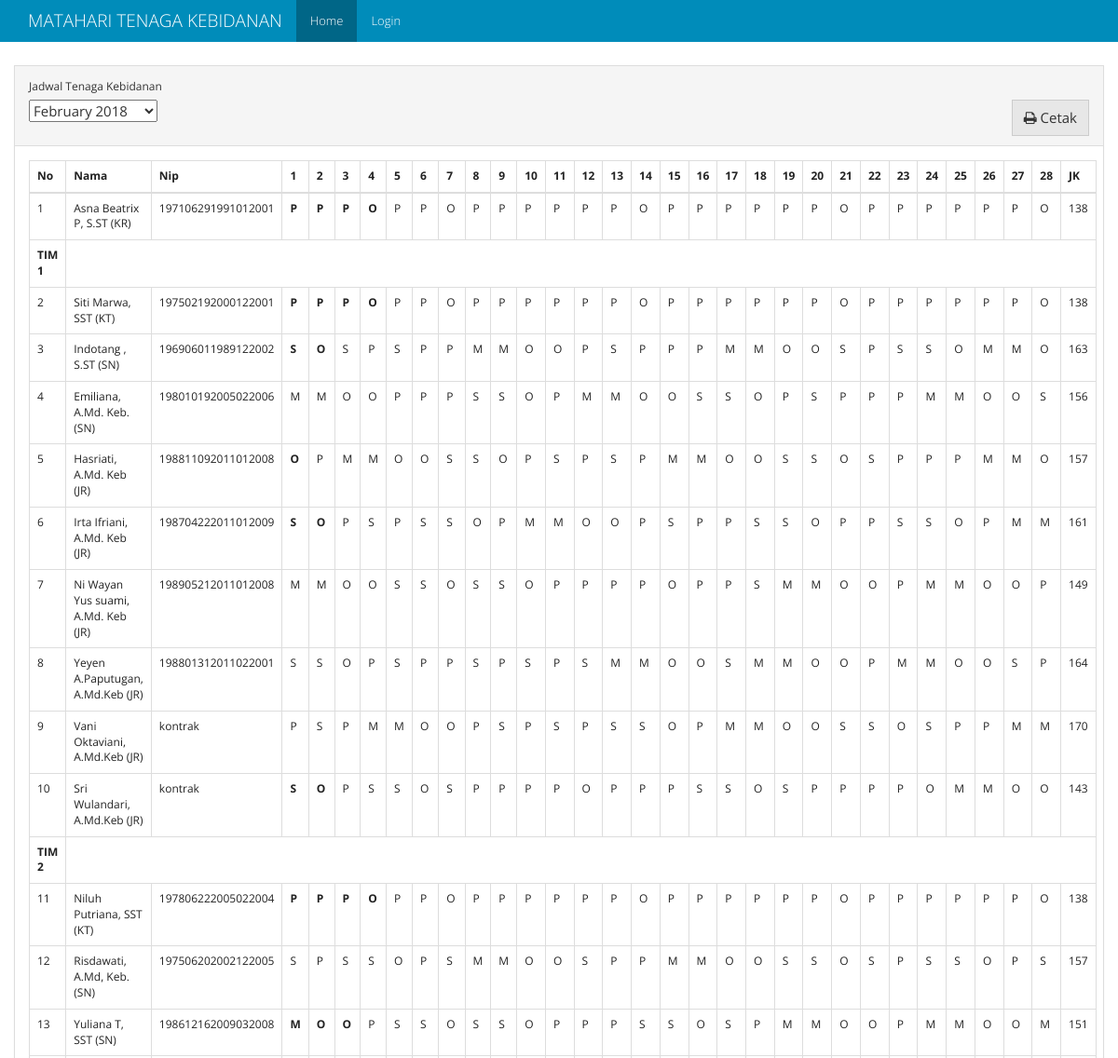
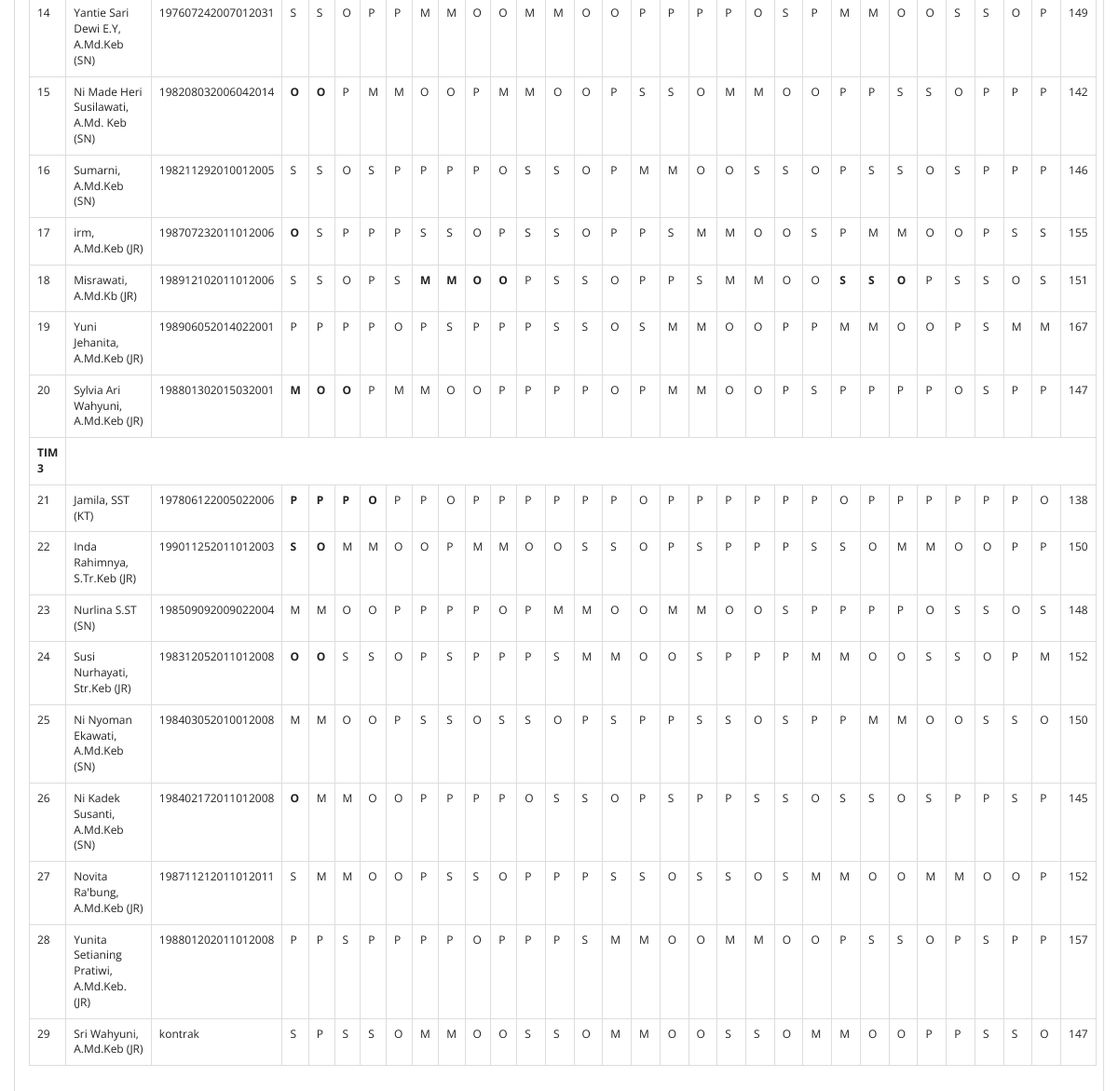
The page / on the database its author committed (2 pictures, top to bottom).
### models.py (models this page shows, shortened)
class Schedules(db.Model):
    id = db.Column(db.Integer, primary_key=True)
    periode_id = db.Column(db.Integer, db.ForeignKey("periode.id"), nullable=False)
    bidan_id = db.Column(db.Integer, db.ForeignKey("bidan.id", ondelete='SET NULL'), nullable=True)
    shift = db.Column(db.Text, default="", nullable=True)
    rest_shift = db.Column(db.Text, default="CLEAR", nullable=True)
    name = db.Column(db.String(50), nullable=True)
    nip = db.Column(db.String(20), nullable=True)
    officer = db.Column(db.String(20), nullable=True)
    tim = db.Column(db.String(10), nullable=True)

### views.py (the view)
@app.route("/", methods=['GET', 'POST'])
def homepage():
    table_query = Schedules.query \
        .join(Periode) \
        .add_columns(Schedules.id.label("schedule_id"), Schedules.officer, Schedules.nip, Schedules.name, Schedules.shift, Schedules.rest_shift, Schedules.tim, Periode.id, Periode.periode)
    table_periode = table_query.order_by(Periode.periode.desc()).group_by(Periode.periode).all()
    list_periode = []
    for periode in table_periode:
        pr = {}
        pr["id"] = periode.periode.strftime("%Y-%m-%d")
        pr["periode"] = periode.periode.strftime("%B %Y")
        list_periode.append(pr)
    if request.method == 'POST':
        periode_periode = request.form["select-periode"]
    else:
        periode_periode = list_periode[0]["id"]
    periode_split = periode_periode.split("-")
    periode_date = datetime.date(int(periode_split[0]), int(periode_split[1]), 1)
    days = calendar.monthrange(periode_date.year, periode_date.month)[1]
    kt = [shift_list(table_query.filter((Schedules.officer == "KT") & (Schedules.tim == "tim1")).filter(Periode.periode == periode_date).all()),
          shift_list(table_query.filter((Schedules.officer == "KT") & (Schedules.tim == "tim2")).filter(Periode.periode == periode_date).all()),
          shift_list(table_query.filter((Schedules.officer == "KT") & (Schedules.tim == "tim3")).filter(Periode.periode == periode_date).all())]
    tim = [shift_list(table_query.filter((Schedules.tim == "tim1") & (Schedules.officer != "KT")).filter(Periode.periode == periode_date).order_by(Schedules.bidan_id.asc()).all()),
           shift_list(table_query.filter((Schedules.tim == "tim2") & (Schedules.officer != "KT")).filter(Periode.periode == periode_date).order_by(Schedules.bidan_id.asc()).all()),
           shift_list(table_query.filter((Schedules.tim == "tim3") & (Schedules.officer != "KT")).filter(Periode.periode == periode_date).order_by(Schedules.bidan_id.asc()).all())]
    periode_schedule = {"kr": shift_list(table_query.filter(Schedules.officer == "KR").filter(Periode.periode == periode_date).all()),
                        "kt": kt, "tim": tim}
    return render_template('home.html', periode=list_periode, table=periode_schedule, periode_value=periode_periode, days=days)

### app.py (called while the page is built)
@app.before_request
def _before_request():
    g.user = current_user

### views.py (called while the page is built)
def shift_list(obj):
    new_obj = []
    for result in obj:
        temp_obj = {}
        temp_obj["id"] = result.id
        temp_obj["name"] = result.name
        temp_obj["officer"] = result.officer
        temp_obj["tim"] = result.tim
        temp_obj["nip"] = result.nip
        shift = ''.join(result.shift.split())
        if shift != "" and shift != "CLEAR":
            temp_obj["shift"] = result.shift.split(",")
        else:
            temp_obj["shift"] = None
        rest_shift = ''.join(result.rest_shift.split())
        if rest_shift != "" and rest_shift != "CLEAR":
            temp_obj["rest_shift"] = result.rest_shift.split(",")
        else:
            temp_obj["rest_shift"] = None
        temp_obj['total_jam_kerja'] = get_hours_total(temp_obj)
        temp_obj["schedule_id"] = result.schedule_id
        new_obj.append(temp_obj)
    return new_obj

### templates/home.html (shortened to what this page needs)
{% extends "base.html" %}
{% from "macro/shift_element.html" import shift_element %}
{% block class_container %}container-fluid{% endblock %}
{% block nav_home %} active {% endblock %}
{%  block content %}
<div class="panel panel-default">
		  <div class="panel-heading">
		  	  <div class="form-group">
		    <label for="select-periode">Jadwal Tenaga Kebidanan</label>
				  <form action="/" id="form-periode" class="form form-inline" method="post">
					  <select  name="select-periode" id="select-periode">
						{% for pr in periode %}
							<option value="{{pr['id']}}">{{pr['periode']}}</option>
						{% endfor %}
					  </select>
                      <button id="cetak-jadwal" class="btn btn-default pull-right"> <i class="fa fa-print" aria-hidden="true"></i>  Cetak</button>
				  </form>
		  </div>
		  </div>
		  <div class="panel-body">
                <table class="table table-bordered table-responsive">
                  <thead>
                    <tr>
                      <th>No</th>
                      <th>Nama</th>
                      <th>Nip</th>
                      {% for i in range(days) %}
                        <th>{{loop.index}}</th>
                      {% endfor %}
                        <th>JK</th>
                    </tr>
                  </thead>
                  <tbody>
                    <tr>
                      <td class="table-number">-</td>
                      {% for table in table['kr'] %}
                          <td>{{ table.name }} ({{table.officer}})</td>
                          <td>{{ table.nip|default('<unknown>', True) }}</td>
                          {{ shift_element(table,days) }}
                        <td>{{ table.total_jam_kerja}}</td>
                      {% endfor %}
                    </tr>
                    {% for i in range(0, (table['kt']) | length) %}
                        <tr>
                          <td><strong>TIM {{ loop.index }}</strong></td>
                        </tr>
                        <tr>
                          <td class="table-number">-</td>
                          {% for table in table['kt'][i] %}
                              <td>{{ table.name }} ({{table.officer}})</td>
                              <td>{{ table.nip|default('<unknown>', True) }}</td>
                              {{ shift_element(table,days) }}
                            <td>{{ table.total_jam_kerja}}</td>
                          {% endfor %}
                        </tr>
                        {% for table in table['tim'][i] %}
                          <tr>
                              <td class="table-number">-</td>
                              <td>{{ table.name }} ({{table.officer}})</td>
                              <td>{{ table.nip|default('<unknown>', True) }}</td>
                              {{ shift_element(table,days) }}
                              <td>{{ table.total_jam_kerja}}</td>
                          </tr>
                        {% endfor %}
                    {% endfor %}
                  </tbody>
                </table>
		  </div>
		</div>
{% endblock %}

### templates/base.html (shortened to what this page needs)
<!DOCTYPE html>
<html lang="en">
<head>
    <link rel="stylesheet" href="{{ url_for('static', filename='css/bootstrap.min.css')}}">
    <link rel="stylesheet" href="{{ url_for('static', filename='css/font-awesome.css')}}">
</head>
<body>
<nav class="navbar navbar-inverse navbar-fixed-top">
    <div class="container">
        <div class="navbar-header">
            <a class="navbar-brand" href="#">{% block branding %}MATAHARI TENAGA KEBIDANAN{% endblock %}</a>
        </div>
        <div id="navbar" class="collapse navbar-collapse">
            <ul class="nav navbar-nav">
                <li class="{% block nav_home %}{% endblock %}"><a href="{{ url_for('homepage') }}">Home</a></li>
                {% if g.user.is_authenticated %}
                    <li class="{% block nav_penjadwalan %}{% endblock %}"><a href="{{ url_for('penjadwalan') }}">Penjadwalan</a></li>
                    <li class="{% block nav_setting %}{% endblock %}"><a href="{{ url_for('setting') }}">Pengaturan Proses</a></li>
                    <li class=""><a href="/admin/">Admin</a></li>
                    <li><a href="{{ url_for('logout') }}">Logout</a></li>
                {% else %}
                    <li class="{% block nav_login %}{% endblock %}"><a href="{{ url_for('login') }}">Login</a></li>
                {% endif %}
            </ul>
        </div>
    </div>
</nav>
<div class="{% block class_container %}container{% endblock %}" style="margin-top: 70px;">
    {% block content %}
    {% endblock %}
</div>
</body>
</html>

### templates/macro/shift_element.html
{% macro shift_element(table,days) %}
  {% if table.rest_shift %}
    {% for i in range(days) %}
        {% if table.rest_shift[i] != '-' %}
            <td><strong>{{ table.rest_shift[i] }}</strong></td>
        {% else %}
            {% if table.shift %}
                <td>{{ table.shift[i] }}</td>
            {% else %}
                <td><strong>-</strong></td>
            {% endif %}
        {% endif %}
    {% endfor %}
  {% elif table.shift %}
    {% for i in range(days) %}
        <td>{{ table.shift[i] }}</td>
    {% endfor %}
  {% else %}
    {% for i in range(days) %}
        <td>-</td>
    {% endfor %}
  {% endif %}
{% endmacro %}

### rows shown on the page
Schedules: name "Asna Beatrix P, S.ST", officer "KR", nip "197106291991012001", rest_shift "P" "P" "P" "O", shift "P" "P" "O" "P" "P" "P" "P" "P" "P" "O" "P" "P" "P" "P" "P" "P" "O" "P" "P" "P" "P" "P" "P" "O", total_jam_kerja "138"
Schedules: name "Siti Marwa, SST", officer "KT", nip "197502192000122001", rest_shift "P" "P" "P" "O", shift "P" "P" "O" "P" "P" "P" "P" "P" "P" "O" "P" "P" "P" "P" "P" "P" "O" "P" "P" "P" "P" "P" "P" "O", total_jam_kerja "138"
Schedules: name "Indotang , S.ST", officer "SN", nip "196906011989122002", rest_shift "S" "O", shift "S" "P" "S" "P" "P" "M" "M" "O" "O" "P" "S" "P" "P" "P" "M" "M" "O" "O" "S" "P" "S" "S" "O" "M" "M" "O", total_jam_kerja "163"
Schedules: name "Emiliana, A.Md. Keb.", officer "SN", nip "198010192005022006", shift "M" "M" "O" "O" "P" "P" "P" "S" "S" "O" "P" "M" "M" "O" "O" "S" "S" "O" "P" "S" "P" "P" "P" "M" "M" "O" "O" "S", total_jam_kerja "156"
Schedules: name "Hasriati, A.Md. Keb", officer "JR", nip "198811092011012008", rest_shift "O", shift "P" "M" "M" "O" "O" "S" "S" "O" "P" "S" "P" "S" "P" "M" "M" "O" "O" "S" "S" "O" "S" "P" "P" "P" "M" "M" "O", total_jam_kerja "157"
Schedules: name "Irta Ifriani, A.Md. Keb", officer "JR", nip "198704222011012009", rest_shift "S" "O", shift "P" "S" "P" "S" "S" "O" "P" "M" "M" "O" "O" "P" "S" "P" "P" "S" "S" "O" "P" "P" "S" "S" "O" "P" "M" "M", total_jam_kerja "161"
Schedules: name "Ni Wayan Yus suami, A.Md. Keb", officer "JR", nip "198905212011012008", shift "M" "M" "O" "O" "S" "S" "O" "S" "S" "O" "P" "P" "P" "P" "O" "P" "P" "S" "M" "M" "O" "O" "P" "M" "M" "O" "O" "P", total_jam_kerja "149"
Schedules: name "Yeyen A.Paputugan, A.Md.Keb", officer "JR", nip "198801312011022001", shift "S" "S" "O" "P" "S" "P" "P" "S" "P" "S" "P" "S" "M" "M" "O" "O" "S" "M" "M" "O" "O" "P" "M" "M" "O" "O" "S" "P", total_jam_kerja "164"
Schedules: name "Vani Oktaviani, A.Md.Keb", officer "JR", nip "kontrak", shift "P" "S" "P" "M" "M" "O" "O" "P" "S" "P" "S" "P" "S" "S" "O" "P" "M" "M" "O" "O" "S" "S" "O" "S" "P" "P" "M" "M", total_jam_kerja "170"
Schedules: name "Sri Wulandari, A.Md.Keb", officer "JR", nip "kontrak", rest_shift "S" "O", shift "P" "S" "S" "O" "S" "P" "P" "P" "P" "O" "P" "P" "P" "S" "S" "O" "S" "P" "P" "P" "P" "O" "M" "M" "O" "O", total_jam_kerja "143"
Schedules: name "Niluh Putriana, SST", officer "KT", nip "197806222005022004", rest_shift "P" "P" "P" "O", shift "P" "P" "O" "P" "P" "P" "P" "P" "P" "O" "P" "P" "P" "P" "P" "P" "O" "P" "P" "P" "P" "P" "P" "O", total_jam_kerja "138"
Schedules: name "Risdawati, A.Md, Keb.", officer "SN", nip "197506202002122005", shift "S" "P" "S" "S" "O" "P" "S" "M" "M" "O" "O" "S" "P" "P" "M" "M" "O" "O" "S" "S" "O" "S" "P" "S" "S" "O" "P" "S", total_jam_kerja "157"
Schedules: name "Yuliana T, SST", officer "SN", nip "198612162009032008", rest_shift "M" "O" "O", shift "P" "S" "S" "O" "S" "S" "O" "P" "P" "P" "S" "S" "O" "S" "P" "M" "M" "O" "O" "P" "M" "M" "O" "O" "M", total_jam_kerja "151"
Schedules: name "Yantie Sari Dewi E.Y, A.Md.Keb", officer "SN", nip "197607242007012031", shift "S" "S" "O" "P" "P" "M" "M" "O" "O" "M" "M" "O" "O" "P" "P" "P" "P" "O" "S" "P" "M" "M" "O" "O" "S" "S" "O" "P", total_jam_kerja "149"
Schedules: name "Ni Made Heri Susilawati, A.Md. Keb", officer "SN", nip "198208032006042014", rest_shift "O" "O", shift "P" "M" "M" "O" "O" "P" "M" "M" "O" "O" "P" "S" "S" "O" "M" "M" "O" "O" "P" "P" "S" "S" "O" "P" "P" "P", total_jam_kerja "142"
Schedules: name "Sumarni, A.Md.Keb", officer "SN", nip "198211292010012005", shift "S" "S" "O" "S" "P" "P" "P" "P" "O" "S" "S" "O" "P" "M" "M" "O" "O" "S" "S" "O" "P" "S" "S" "O" "S" "P" "P" "P", total_jam_kerja "146"
Schedules: name "irm, A.Md.Keb", officer "JR", nip "198707232011012006", rest_shift "O", shift "S" "P" "P" "P" "S" "S" "O" "P" "S" "S" "O" "P" "P" "S" "M" "M" "O" "O" "S" "P" "M" "M" "O" "O" "P" "S" "S", total_jam_kerja "155"
Schedules: name "Misrawati, A.Md.Kb", officer "JR", nip "198912102011012006", shift "S" "S" "O" "P" "S" "P" "S" "S" "O" "P" "P" "S" "M" "M" "O" "O" "P" "S" "S" "O" "S", rest_shift "M" "M" "O" "O" "S" "S" "O", total_jam_kerja "151"
Schedules: name "Yuni Jehanita, A.Md.Keb", officer "JR", nip "198906052014022001", shift "P" "P" "P" "P" "O" "P" "S" "P" "P" "P" "S" "S" "O" "S" "M" "M" "O" "O" "P" "P" "M" "M" "O" "O" "P" "S" "M" "M", total_jam_kerja "167"
Schedules: name "Sylvia Ari Wahyuni, A.Md.Keb", officer "JR", nip "198801302015032001", rest_shift "M" "O" "O", shift "P" "M" "M" "O" "O" "P" "P" "P" "P" "O" "P" "M" "M" "O" "O" "P" "S" "P" "P" "P" "P" "O" "S" "P" "P", total_jam_kerja "147"
Schedules: name "Jamila, SST", officer "KT", nip "197806122005022006", rest_shift "P" "P" "P" "O", shift "P" "P" "O" "P" "P" "P" "P" "P" "P" "O" "P" "P" "P" "P" "P" "P" "O" "P" "P" "P" "P" "P" "P" "O", total_jam_kerja "138"
Schedules: name "Inda Rahimnya, S.Tr.Keb", officer "JR", nip "199011252011012003", rest_shift "S" "O", shift "M" "M" "O" "O" "P" "M" "M" "O" "O" "S" "S" "O" "P" "S" "P" "P" "P" "S" "S" "O" "M" "M" "O" "O" "P" "P", total_jam_kerja "150"
Schedules: name "Nurlina S.ST", officer "SN", nip "198509092009022004", shift "M" "M" "O" "O" "P" "P" "P" "P" "O" "P" "M" "M" "O" "O" "M" "M" "O" "O" "S" "P" "P" "P" "P" "O" "S" "S" "O" "S", total_jam_kerja "148"
Schedules: name "Susi Nurhayati, Str.Keb", officer "JR", nip "198312052011012008", rest_shift "O" "O", shift "S" "S" "O" "P" "S" "P" "P" "P" "S" "M" "M" "O" "O" "S" "P" "P" "P" "M" "M" "O" "O" "S" "S" "O" "P" "M", total_jam_kerja "152"
Schedules: name "Ni Nyoman Ekawati, A.Md.Keb", officer "SN", nip "198403052010012008", shift "M" "M" "O" "O" "P" "S" "S" "O" "S" "S" "O" "P" "S" "P" "P" "S" "S" "O" "S" "P" "P" "M" "M" "O" "O" "S" "S" "O", total_jam_kerja "150"
Schedules: name "Ni Kadek Susanti, A.Md.Keb", officer "SN", nip "198402172011012008", rest_shift "O", shift "M" "M" "O" "O" "P" "P" "P" "P" "O" "S" "S" "O" "P" "S" "P" "P" "S" "S" "O" "S" "S" "O" "S" "P" "P" "S" "P", total_jam_kerja "145"
Schedules: name "Novita Ra'bung, A.Md.Keb", officer "JR", nip "198711212011012011", shift "S" "M" "M" "O" "O" "P" "S" "S" "O" "P" "P" "P" "S" "S" "O" "S" "S" "O" "S" "M" "M" "O" "O" "M" "M" "O" "O" "P", total_jam_kerja "152"
Schedules: name "Yunita Setianing Pratiwi, A.Md.Keb.", officer "JR", nip "198801202011012008", shift "P" "P" "S" "P" "P" "P" "P" "O" "P" "P" "P" "S" "M" "M" "O" "O" "M" "M" "O" "O" "P" "S" "S" "O" "P" "S" "P" "P", total_jam_kerja "157"
Schedules: name "Sri Wahyuni, A.Md.Keb", officer "JR", nip "kontrak", shift "S" "P" "S" "S" "O" "M" "M" "O" "O" "S" "S" "O" "M" "M" "O" "O" "S" "S" "O" "M" "M" "O" "O" "P" "P" "S" "S" "O", total_jam_kerja "147"

### other values the page prints
form field select-periode "February 2018"
